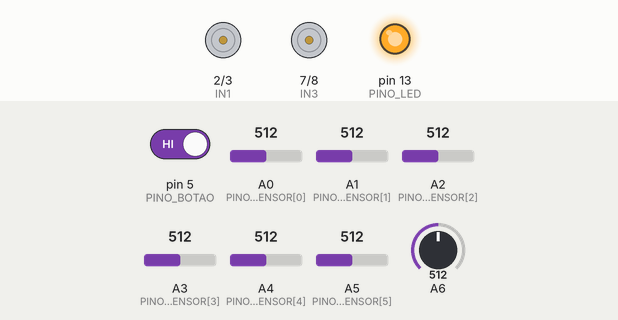
This sketch was run on a simulated Arduino Uno, built with avr-gcc and run on an emulated ATmega328P. Shown: motor-driver pin pairs drawn as motors (green arrow = first pin HIGH = forward, orange = second pin HIGH = backward, longer = more drive, scaled by the enable pin), output pins drawn as LEDs (lit = HIGH). The inputs (shaded band) are chosen by the test bench; at power-on: pin 5 (PINO_BOTAO) HIGH, A0 (PINOS_SENSOR[0]) = 512, A1 (PINOS_SENSOR[1]) = 512, A2 (PINOS_SENSOR[2]) = 512, A3 (PINOS_SENSOR[3]) = 512, A4 (PINOS_SENSOR[4]) = 512, A5 (PINOS_SENSOR[5]) = 512, A6 = 512.

Above: at 3.8 s.
3.9 s: pin 5 (PINO_BOTAO) driven HIGH
At 5.6 s:
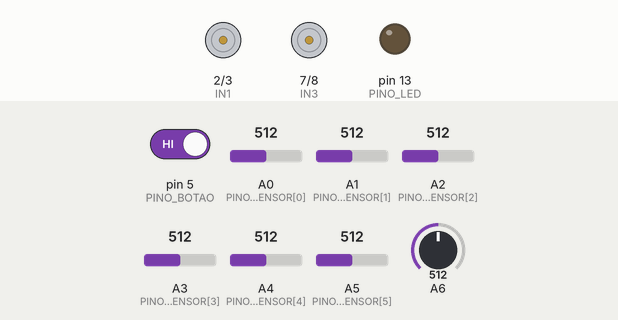
6.5 s: pin 5 (PINO_BOTAO) driven LOW
At 8.1 s:
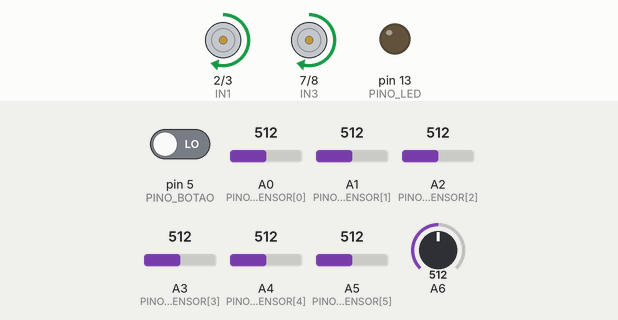
Timing chart, 0 to 9.6 s (numbered marks = the images above; inputs shaded):
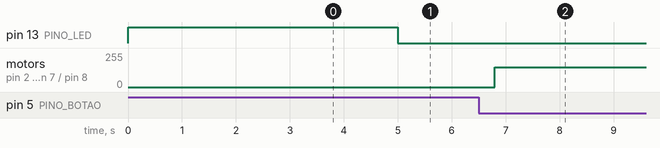

Measured:
- after the input at 6.5 s, motor on pin 2 (IN1) / pin 3 (IN2), motor on pin 7 (IN3) / pin 8 (IN4): stopped → forward 150/255 after 0.30 s

The sketch:

seguidor_playground.ino
```cpp
/*
 * ============================================================
 *  PLAYGROUND — SEGUIDOR DE LINHA
 * ============================================================
 * Este é o código para VOCÊ dominar e modificar. Ele funciona de
 * verdade: calibra, larga no botão, segue a linha por faixas e para
 * na marcação de chegada. E foi escrito para caber inteiro na sua
 * cabeça: leia, entenda cada if, e então CRIE em cima dele.
 *
 * Procure os blocos marcados com >>> CRIE AQUI <<< — são convites.
 *
 * Estrutura:
 *   setup(): configura pinos, calibra, espera o botão
 *   loop():  1) chegada?  2) onde está a linha?  3) comanda motores
 */

// ============ AJUSTES (mexa à vontade — um por vez!) ============
const int VEL_CRUZEIRO = 150;   // velocidade "normal"
const int VEL_CORRECAO = 200;   // roda externa nas correções
const int VEL_REDUZIDA = 80;    // roda interna na correção leve
const int VEL_MINIMA   = 0;     // roda interna na correção forte
const long TEMPO_CALIBRACAO = 5000;   // ms
const int  AVANCO_CHEGADA   = 250;    // ms andando após ver a chegada
// ================================================================

// ---- Pinos (padrão da apostila — Anexo B) ----
const int PINOS_SENSOR[8] = {A0, A1, A2, A3, A4, A5, 4, 6};
const int IN1 = 2, IN2 = 3, ENA = 9;    // motor esquerdo
const int IN3 = 7, IN4 = 8, ENB = 10;   // motor direito
const int PINO_BOTAO = 5;
const int PINO_LED = 13;

int minimo[8], maximo[8];

// ---------------- SENSORES ----------------
void calibrar() {
  for (int i = 0; i < 8; i++) { minimo[i] = 1023; maximo[i] = 0; }
  digitalWrite(PINO_LED, HIGH);              // LED aceso = calibrando
  long inicio = millis();
  while (millis() - inicio < TEMPO_CALIBRACAO) {
    for (int i = 0; i < 8; i++) {
      int leitura = analogRead(PINOS_SENSOR[i]);
      if (leitura < minimo[i]) minimo[i] = leitura;
      if (leitura > maximo[i]) maximo[i] = leitura;
    }
  }
  digitalWrite(PINO_LED, LOW);
}

// true se o canal i está enxergando a linha branca
bool vendoLinha(int i) {
  int leitura = analogRead(PINOS_SENSOR[i]);
  leitura = constrain(leitura, minimo[i], maximo[i]);
  int norm = 1000 - map(leitura, minimo[i], maximo[i], 0, 1000);
  return norm > 500;
}

// ---------------- MOTORES ----------------
void motores(int velEsq, int velDir) {
  digitalWrite(IN1, velEsq >= 0 ? HIGH : LOW);
  digitalWrite(IN2, velEsq >= 0 ? LOW : HIGH);
  analogWrite(ENA, abs(velEsq));
  digitalWrite(IN3, velDir >= 0 ? HIGH : LOW);
  digitalWrite(IN4, velDir >= 0 ? LOW : HIGH);
  analogWrite(ENB, abs(velDir));
}

void parar() { motores(0, 0); }

// ---------------- CHEGADA ----------------
// A marcação de chegada fica à DIREITA da linha: os sensores 6-7 a veem
// enquanto o centro (3-4) continua sobre a linha. Num cruzamento, os DOIS
// lados acendem juntos — por isso exigimos o lado esquerdo apagado.
bool marcacaoChegada() {
  bool ladoDireito  = vendoLinha(6) || vendoLinha(7);
  bool ladoEsquerdo = vendoLinha(0) || vendoLinha(1);
  bool centro       = vendoLinha(3) || vendoLinha(4);
  return ladoDireito && centro && !ladoEsquerdo;
}

// ---------------- PROGRAMA ----------------
void setup() {
  pinMode(IN1, OUTPUT); pinMode(IN2, OUTPUT); pinMode(ENA, OUTPUT);
  pinMode(IN3, OUTPUT); pinMode(IN4, OUTPUT); pinMode(ENB, OUTPUT);
  pinMode(PINO_BOTAO, INPUT_PULLUP);
  pinMode(PINO_LED, OUTPUT);

  calibrar();
  while (digitalRead(PINO_BOTAO) == HIGH) { }  // aguarda a largada
  delay(300);
}

void loop() {
  // 1) CHEGADA tem prioridade: viu a marcação -> entra na área e para de vez
  if (marcacaoChegada()) {
    motores(VEL_CRUZEIRO, VEL_CRUZEIRO);
    delay(AVANCO_CHEGADA);          // avança para dentro da área de chegada
    parar();
    while (true) { }                // fim: imóvel (regra dos 2 segundos)
  }

  // 2) SEGUE A LINHA por faixas
  if (vendoLinha(3) || vendoLinha(4)) {
    motores(VEL_CRUZEIRO, VEL_CRUZEIRO);      // centro
  } else if (vendoLinha(2)) {
    motores(VEL_REDUZIDA, VEL_CORRECAO);      // pouco à esquerda
  } else if (vendoLinha(1) || vendoLinha(0)) {
    motores(VEL_MINIMA, VEL_CORRECAO);        // muito à esquerda
  } else if (vendoLinha(5)) {
    motores(VEL_CORRECAO, VEL_REDUZIDA);      // pouco à direita
  } else if (vendoLinha(6) || vendoLinha(7)) {
    motores(VEL_CORRECAO, VEL_MINIMA);        // muito à direita
  }

  // >>> CRIE AQUI (1): linha perdida <<<
  // Hoje, sem nenhum sensor vendo a linha, o robô mantém o último comando.
  // E se ele lembrasse DE QUE LADO a linha sumiu e girasse para procurá-la?

  // >>> CRIE AQUI (2): mais faixas <<<
  // São 3 níveis de correção por lado. E com 4? As transições ficam
  // mais suaves? Meça o tempo de volta antes e depois!

  // >>> CRIE AQUI (3): velocidade nas retas <<<
  // Se os sensores centrais ficarem estáveis por um tempo, é reta:
  // que tal acelerar acima de VEL_CRUZEIRO — e reduzir ao sair dela?
}
```
